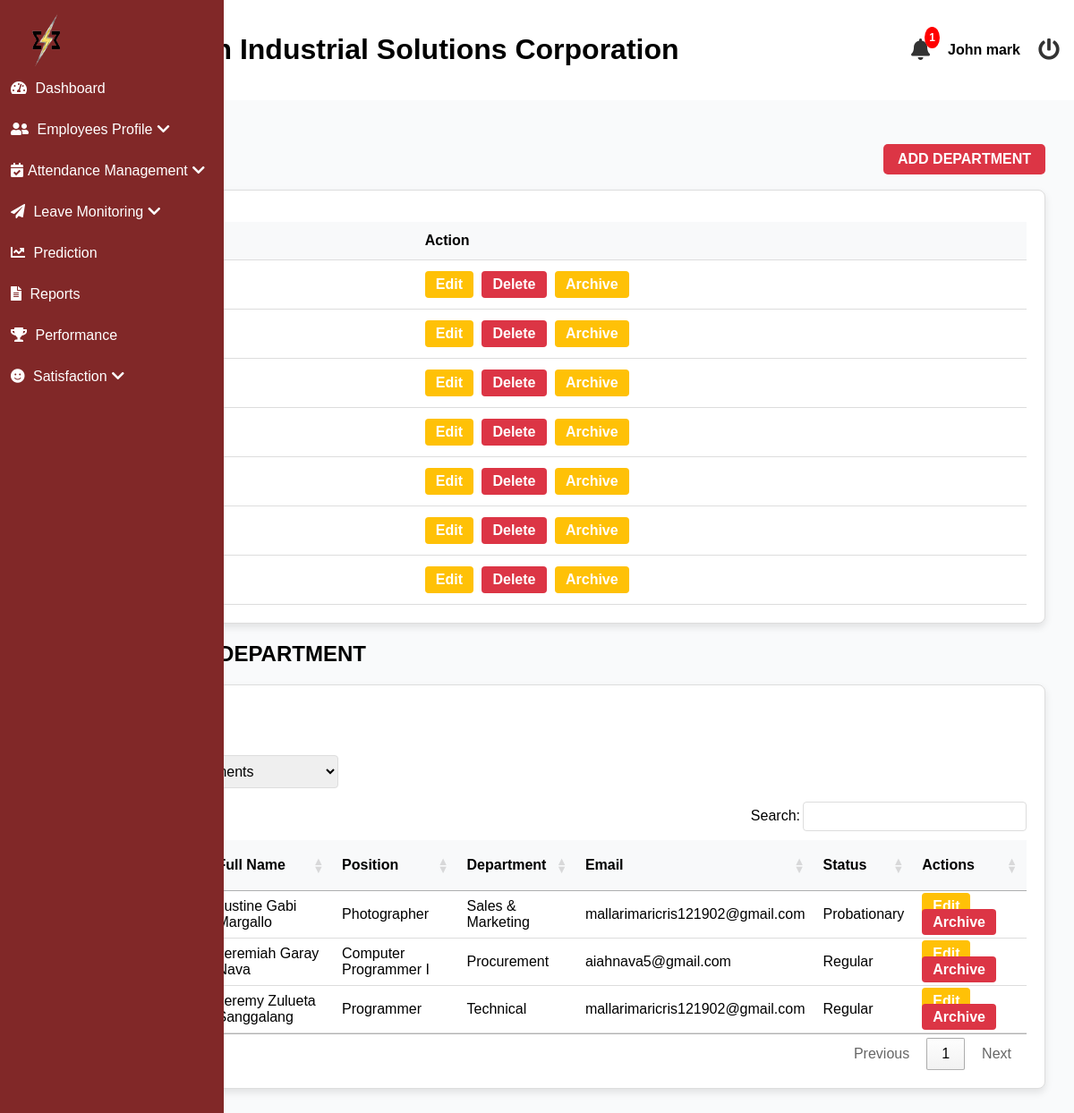
/superadmin/department.php (signed in), run on the app's committed database.
### tables this page shows
CREATE TABLE `departments` (
  `id` int(11) NOT NULL,
  `dept_name` varchar(50) NOT NULL,
  `colors` varchar(32) NOT NULL,
  `is_archived` tinyint(1) NOT NULL
);

CREATE TABLE `employees` (
  `id` int(11) NOT NULL,
  `last_name` varchar(255) NOT NULL,
  `first_name` varchar(255) NOT NULL,
  `middle_name` varchar(255) NOT NULL,
  `suffix` varchar(255) NOT NULL,
  `gender` varchar(32) NOT NULL,
  `email` varchar(100) NOT NULL,
  `position` varchar(255) NOT NULL,
  `hire_date` date NOT NULL,
  `department` varchar(255) NOT NULL,
  `employment_status` varchar(255) NOT NULL,
  `employee_id` int(20) NOT NULL,
  `user_type` int(11) NOT NULL DEFAULT 2 COMMENT '1=admin, 2=staff, 3=super admin',
  `password` varchar(255) NOT NULL,
  `e_status` int(11) NOT NULL DEFAULT 1,
  `date_of_birth` date DEFAULT NULL,
  `age` varchar(32) NOT NULL,
  `contact_number` varchar(20) DEFAULT NULL,
  `perma_address` text DEFAULT NULL,
  `civil_status` varchar(10) DEFAULT NULL,
  `sss_number` varchar(15) DEFAULT NULL,
  `philhealth_number` varchar(15) DEFAULT NULL,
  `pagibig_number` varchar(15) DEFAULT NULL,
  `tin_number` varchar(15) DEFAULT NULL,
  `emergency_contact_name` varchar(50) DEFAULT NULL,
  `emergency_contact_number` varchar(15) DEFAULT NULL,
  `educational_background` enum('Technical-Vocational Program graduate','College graduate','Master''s degree graduate','Doctorate degree graduate') DEFAULT NULL,
  `skills` text DEFAULT NULL,
  `username` varchar(255) NOT NULL,
  `sick_leave` int(11) NOT NULL DEFAULT 0,
  `vacation_leave` int(11) NOT NULL DEFAULT 0,
  `maternity_leave` int(11) NOT NULL DEFAULT 0,
  `paternity_leave` int(11) NOT NULL DEFAULT 0,
  `sick_availed` int(11) NOT NULL,
  `vacation_availed` int(11) NOT NULL,
  `maternity_availed` int(11) NOT NULL,
  `paternity_availed` int(11) NOT NULL,
  `medical` varchar(32) DEFAULT NULL,
  `tor` varchar(32) DEFAULT NULL,
  `nbi_clearance` varchar(32) DEFAULT NULL,
  `resume` varchar(32) DEFAULT NULL,
  `prc` varchar(32) DEFAULT NULL,
  `others` varchar(32) DEFAULT NULL,
  `medical_type` varchar(32) DEFAULT NULL,
  `tor_type` varchar(32) DEFAULT NULL,
  `police_type` varchar(32) DEFAULT NULL,
  `resume_type` varchar(32) DEFAULT NULL,
  `prc_type` varchar(32) DEFAULT NULL,
  `others_type` varchar(32) DEFAULT NULL,
  `is_archived` tinyint(1) DEFAULT 0
);

### superadmin/department.php (the view, shortened to what this page needs)
<?php
    $conn = mysqli_connect('localhost', 'root', '', 'esetech');
    $selected_dept = isset($_GET['department']) ? $_GET['department'] : '';
    $sql_employees = "SELECT * FROM employees WHERE is_archived = 0";
    $sql_employees .= " ORDER BY last_name ASC";
    $result_employees = mysqli_query($conn, $sql_employees);
    include('header.php');
?>
<?php include('includes/sideBar.php'); ?>
<link rel="stylesheet" href="https://cdn.datatables.net/1.13.5/css/jquery.dataTables.min.css" />
<main class="main-content">
    <section id="dashboard">
        <div class="department-and-button">
            <h2 class="text-2xl font-bold mb-6">DEPARTMENTS</h2>
            <a href="#" id="add-dept-btn" class="btn btn-danger">ADD DEPARTMENT</a>
        </div>
        <div class="card">
        <table>
            <thead>
                <tr>
                    <th>Departments</th>
                    <th>Action</th>
                </tr>
            </thead>
            <tbody>
                <?php
                    $deptSql = "SELECT * FROM departments ORDER BY dept_name ASC";
                    $deptResult = mysqli_query($conn, $deptSql);
                    if ($deptResult) {
                        while ($row = mysqli_fetch_assoc($deptResult)) {
                ?>
                <tr>
                    <td class="dept-name"><?php echo $row['dept_name']; ?></td>
                    <td class="action-buttons">
                        <form method="POST" style="display:inline;">
                            <?php echo $row['is_archived'] == 0
                            ? "<button class='btn btn-warning' onclick='editDepartment(" . $row['id'] . ", \"" . $row['dept_name'] . "\"); return false;'>Edit</button>
                                <button name='delete_dept' class='btn btn-danger' onclick='return confirm(\"Are you sure you want to delete this department?\");'>Delete</button>
                                <button name='archive_name' class='btn btn-warning'>Archive</button>"
                            : "<button class='btn btn-warning' onclick='editDepartment(" . $row['id'] . ", \"" . $row['dept_name'] . "\"); return false;'>Edit</button>
                                <button name='delete_dept' class='btn btn-danger' onclick='return confirm(\"Are you sure you want to delete this department?\");'>Delete</button>
                                <button name='restore_name' class='btn btn-restore'>Restore</button>";
                            ?>
                        </form>
                    </td>
                </tr>
                <?php
                        }
                    }
                ?>
            </tbody>
        </table>
    </div>
        <h2 class="text-2xl font-bold mb-6">EMPLOYEES PER DEPARTMENT</h2>
        <div class="card">
            <div class="card-header">
                <h3><?php echo empty($selected_dept) ? 'All Employees' : $selected_dept . ' Department Employees'; ?></h3>
                <form method="GET" class="form-inline justify-content-between align-items-center">
                        <label for="department">Filter by Department:</label>
                        <select name="department" class="form-control" onchange="this.form.submit()">
                            <option value="">All Departments</option>
                        </select>
                </form>
            </div>
            <div class="card-body">
                <table id="myTable" class="employee-table">
                    <thead>
                        <tr>
                            <th>No.</th>
                            <th>Employee ID</th>
                            <th>Full Name</th>
                            <th>Position</th>
                            <th>Department</th>
                            <th>Email</th>
                            <th>Status</th>
                            <th>Actions</th>
                        </tr>
                    </thead>
                    <tbody>
                        <?php
                            $counter = 1;
                            while ($employee = mysqli_fetch_assoc($result_employees)):
                        ?>
                            <tr>
                                <td><?php echo $counter++; ?></td>
                                <td class="employee_id_display"><?php echo $employee['employee_id']; ?></td>
                                <td>
                                    <?php
                                        $full_name = trim($employee['first_name'] . ' ' . $employee['middle_name'] . ' ' . $employee['last_name']);
                                        echo $full_name;
                                    ?>
                                </td>
                                <td><?php echo $employee['position']; ?></td>
                                <td><?php echo $employee['department']; ?></td>
                                <td><?php echo $employee['email']; ?></td>
                                <td><?php echo $employee['employment_status']; ?></td>
                                <td class="action-buttons">
                                    <a href="./edit_employee?id=<?php echo $employee['id']; ?>" class="btn btn-warning">Edit</a>
                                    <a href="?delete_id=<?php echo $employee['id']; ?>" class="btn btn-danger"
                                       onclick="return confirm('Are you sure you want to Archive this employee?');">Archive</a>
                                </td>
                            </tr>
                        <?php endwhile; ?>
                    </tbody>
                </table>
            </div>
        </div>
    </section>
</main>
<?php include('footer.php'); ?>

### superadmin/css/styles.css (style rules this page uses)
* { text-decoration: none; }
body { font-family: Arial, sans-serif; margin: 0; padding: 0; background-color: #f0f0f0; }
.main-content { flex-grow: 1; padding: 2rem; background-color: #f9fafb; }
.card { border: 1px solid #ddd; border-radius: 8px; margin-bottom: 20px; padding: 20px; background-color: #fff; box-shadow: 0 4px 8px rgba(0, 0, 0, 0.1); }
.card-header h3 { font-size: 20px; font-weight: bold; margin-bottom: 15px; }
.form-control, select, textarea { width: 100%; padding: 8px; border-radius: 5px; border: 1px solid #ccc; box-sizing: border-box; }
table { width: 100%; border-collapse: collapse; margin-top: 15px; }
table th, table td { padding: 12px; border-bottom: 1px solid #ddd; text-align: left; }
table th { background-color: #f8f9fa; font-weight: bold; }
.action-buttons .btn { padding: 6px 12px; border-radius: 4px; color: #fff; background-color: #007bff; text-decoration: none; font-weight: bold; margin-right: 5px; }
.btn-warning { background-color: #ffc107 !important; }
.btn-danger { background-color: #dc3545 !important; }
form[method="GET"] { display: flex; justify-content: flex-end; margin-bottom: 15px; }
.form-control, .form-control:focus, select.form-control, textarea.form-control { width: 100%; font-size: 1rem; border: 1px solid #ddd; border-radius: 4px; }
select.form-control, textarea.form-control { resize: vertical; }
.form-control { width: 100%; padding: 0.5rem 0.75rem; border: 1px solid #d1d5db; border-radius: 0.375rem; font-size: 0.875rem; transition: border-color 0.15s ease-in-out; }
.btn { padding: 10px 20px; font-size: 16px; border: none; cursor: pointer; border-radius: 5px; }
.btn-danger { background-color: #dc3545; color: #fff; transition: background-color 0.3s; }
.card-header { display: flex; flex-direction: column; justify-content: space-between; align-items: start; }
.performance-and-button, .department-and-button { display: flex; align-items: center; justify-content: space-between; }
.btn { padding: 8px 16px; border-radius: 5px; background-color: #007bff; color: white; border: none; cursor: pointer; font-weight: 600; }

### superadmin/header.php (style rules this page uses)
body { font-family: Arial, sans-serif; background-color: #f4f7fc; margin: 0; }

### data on the page
employees: full_name "Justine Gabi Margallo", position "Photographer", department "Sales & Marketing", email "mallarimaricris121902@gmail.com", employment_status "Probationary"
employees: full_name "Jeremiah Garay Nava", position "Computer Programmer I", department "Procurement", email "aiahnava5@gmail.com", employment_status "Regular"
employees: full_name "Jeremy Zulueta Sanggalang", position "Programmer", department "Technical", email "mallarimaricris121902@gmail.com", employment_status "Regular"

### other printed values
$notification_count "1"
$_SESSION['fullname'] "John mark"
